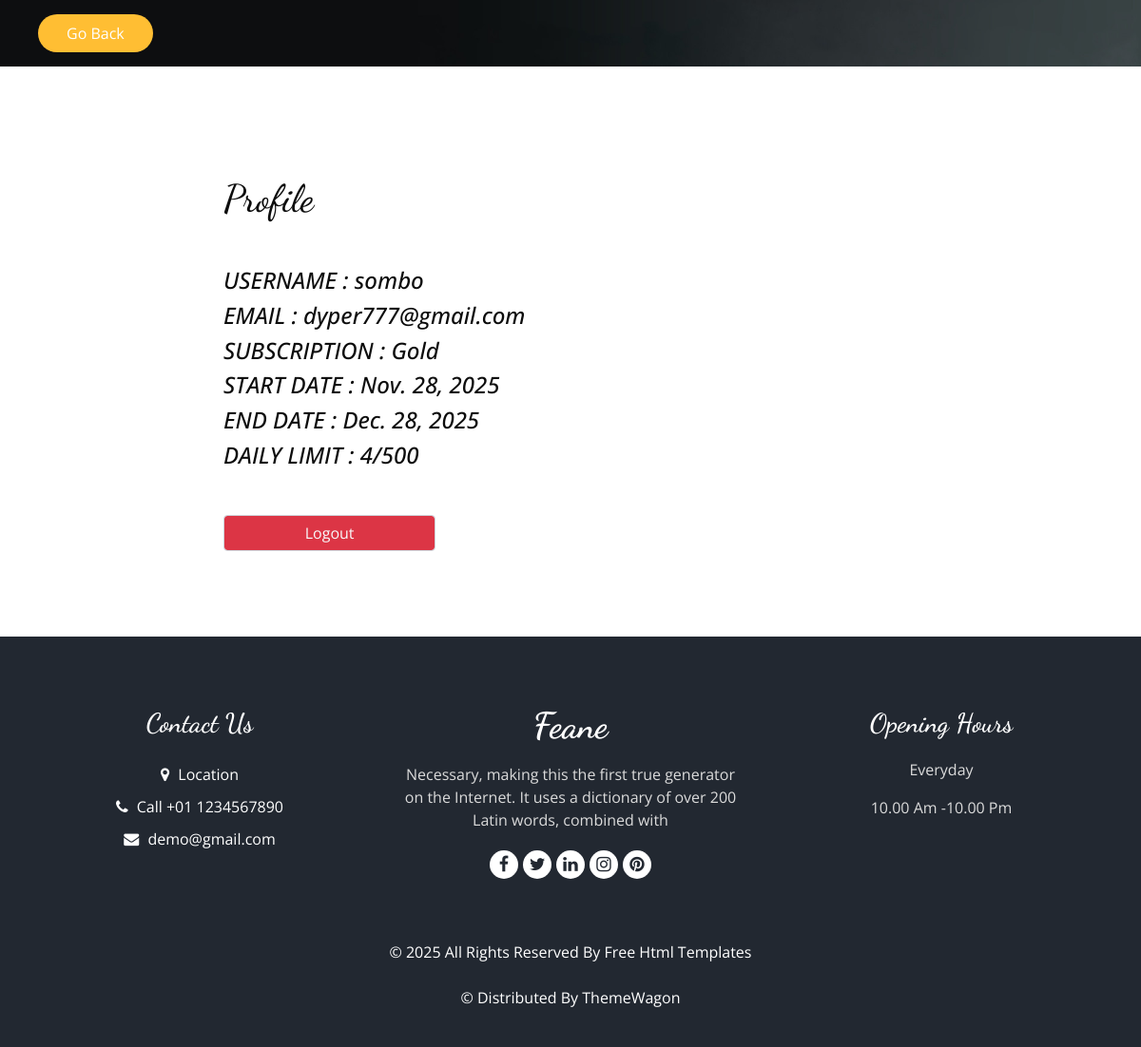
Page /profile/ (signed in) on the committed database.
### myapp/models.py (models this page shows, shortened)
class Subscription(models.Model):
    user = models.OneToOneField(User, on_delete=models.CASCADE)
    plan = models.ForeignKey(SubscriptionPlan, on_delete=models.SET_NULL, null=True)
    stripe_subscription_id = models.CharField(max_length=100, blank=True, null=True)
    image = models.ImageField(upload_to=md5_file_upload_path, blank=True, null=True)
    start_date = models.DateField(auto_now_add=True)
    end_date = models.DateField()
    def downloads_today(self):
        today = timezone.now().date()
        return ActionLog.objects.filter(user=self.user, date=today).count()

class SubscriptionPlan(models.Model):
    name = models.CharField(max_length=50)
    price = models.DecimalField(max_digits=6, decimal_places=2)  # Monthly cost
    stripe_price_id = models.CharField(max_length=100, blank=True, null=True)  # Stripe Price ID
    daily_limit = models.IntegerField(default=0)
    def __str__(self):
        return self.name

### myapp/views.py (the view)
# urls.py: path('profile/', views.profile_view, name='profile'),
@login_required
def profile_view(request):
    subscription = getattr(request.user, 'subscription', None)
    return render(request, 'profile.html', {
        'user': request.user,
        'subscription': subscription,
        'subscription_plan': subscription.plan if subscription else None
    })

### myapp/templates/profile.html
{% extends 'base_sec.html' %}
{% block content %}
<section class="contact-section section-padding pt-0">
            <div class="container">
                <div class="row">
                    <div class="col-lg-8 col-12 mx-auto">
                        <div class="section-title-wrap mb-5">
                            <h1>Profile</h1>
                        </div>
                        <div class="section-title-wrap mb-5">
                            <i><h4>USERNAME : {{user.username}} </h4></i>
                            <i><h4>EMAIL : {{user.email}} </h4></i>
                            <i><h4>SUBSCRIPTION : {{subscription.plan}} </h4></i>
                            <i><h4>START DATE : {{subscription.start_date}} </h4></i>
                            <i><h4>END DATE : {{subscription.end_date}} </h4></i>
                            <i><h4>DAILY LIMIT : {{subscription.downloads_today}}/{{subscription_plan.daily_limit}}</h4></i>
                        </div>
                        <form method="GET" action="{% url 'logout' %}" class="custom-form contact-form" role="form">
                            <div class="row">
                                <div class="col-lg-4 col-12 ms-auto">
                                    <button type="submit" class="form-control bg-danger text-light rounded">Logout</button>
                                </div>
                            </div>
                        </form>
                    </div>
                </div>
            </div>
        </section>
{% endblock %}

### myapp/static/myapp/css/style.css (style rules this page uses)
body { font-family: "Open Sans", sans-serif; color: #0c0c0c; background-color: #ffffff; overflow-x: hidden; }
h1, h2 { font-family: 'Dancing Script', cursive; }

### myapp/static/myapp/css/responsive.css (style rules this page uses)
@media (min-width: 1200px) { .container { max-width: 1170px; } }

### rows in the picture
Subscription: plan "Gold", start_date "Nov. 28, 2025", end_date "Dec. 28, 2025", downloads_today "4"
SubscriptionPlan: daily_limit "500"

### other values in the picture
{{ user.username }} "sombo"
{{ user.email }} "dyper777@gmail.com"
